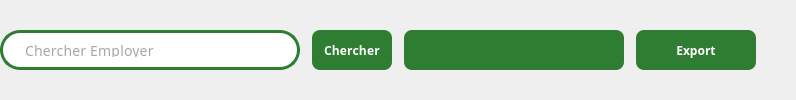
                   <widget class="QWidget" name="searchAndActionsWidget" native="true">
                    <layout class="QHBoxLayout" name="searchAndActionsLayout">
                     <property name="spacing">
                      <number>20</number>
                     </property>
                     <property name="leftMargin">
                      <number>0</number>
                     </property>
                     <property name="topMargin">
                      <number>0</number>
                     </property>
                     <property name="rightMargin">
                      <number>0</number>
                     </property>
                     <property name="bottomMargin">
                      <number>0</number>
                     </property>
                     <item>
                      <widget class="QWidget" name="actionButtonsWidget" native="true">
                       <layout class="QHBoxLayout" name="actionButtonsLayout">
                        <property name="spacing">
                         <number>12</number>
                        </property>
                        <property name="leftMargin">
                         <number>0</number>
                        </property>
                        <property name="topMargin">
                         <number>0</number>
                        </property>
                        <property name="rightMargin">
                         <number>0</number>
                        </property>
                        <property name="bottomMargin">
                         <number>0</number>
                        </property>
                        <item>
                         <widget class="QLineEdit" name="searchInput">
                          <property name="minimumSize">
                           <size>
                            <width>300</width>
                            <height>40</height>
                           </size>
                          </property>
                          <property name="maximumSize">
                           <size>
                            <width>500</width>
                            <height>40</height>
                           </size>
                          </property>
                          <property name="font">
                           <font>
                            <family>Poppins</family>
                            <pointsize>-1</pointsize>
                            <fontweight>Light</fontweight>
                           </font>
                          </property>
                          <property name="styleSheet">
                           <string notr="true">QLineEdit {
    background-color: #ffffff;
    border: 1px solid #e1e8ed;
    border: 3px solid #2E7D32;
    border-radius: 20px;
    padding: 10px 20px;
    font-size: 14px;
    color: #495057;
    font-weight: 300;
    font-family: 'Poppins', 'Segoe UI', Arial, sans-serif;
    letter-spacing: 0.2px;
}

QLineEdit:focus {
    border-color: #1da1f2;
    background-color: #fafbfc;
    outline: none;
}

QLineEdit:hover {
    border-color: #adb5bd;
}</string>
                          </property>
                          <property name="alignment">
                           <set>Qt::AlignmentFlag::AlignLeading|Qt::AlignmentFlag::AlignLeft|Qt::AlignmentFlag::AlignVCenter</set>
                          </property>
                          <property name="placeholderText">
                           <string>Chercher Employer</string>
                          </property>
                         </widget>
                        </item>
                        <item>
                         <widget class="QPushButton" name="searchBtn">
                          <property name="minimumSize">
                           <size>
                            <width>80</width>
                            <height>40</height>
                           </size>
                          </property>
                          <property name="maximumSize">
                           <size>
                            <width>80</width>
                            <height>40</height>
                           </size>
                          </property>
                          <property name="font">
                           <font>
                            <family>Poppins</family>
                            <pointsize>9</pointsize>
                            <fontweight>Medium</fontweight>
                           </font>
                          </property>
                          <property name="styleSheet">
                           <string notr="true">QPushButton {
    background-color: #2E7D32;   /* Primary green */
    color: white;
    border: none;
    border-radius: 8px;
    padding: 0px;
    font-weight: 500;
    font-family: 'Poppins', 'Segoe UI', Arial, sans-serif;
    letter-spacing: 0.2px;
}

QPushButton:hover {
    background-color: #27692B;   /* Hover green */
}

QPushButton:pressed {
    background-color: #1B5E20;   /* Pressed green */
}
</string>
                          </property>
                          <property name="text">
                           <string>Chercher</string>
                          </property>
                         </widget>
                        </item>
                        <item>
                         <widget class="QComboBox" name="employeeSortCombo">
                          <property name="minimumSize">
                           <size>
                            <width>220</width>
                            <height>40</height>
                           </size>
                          </property>
                          <property name="maximumSize">
                           <size>
                            <width>320</width>
                            <height>40</height>
                           </size>
                          </property>
                          <property name="font">
                           <font>
                            <family>Poppins</family>
                            <pointsize>9</pointsize>
                            <fontweight>Medium</fontweight>
                           </font>
                          </property>
                          <property name="styleSheet">
                           <string notr="true">QComboBox {
    background-color: #2E7D32;
    color: white;
    border: none;
    border-radius: 8px;
    padding: 8px 12px;
    font-weight: 500;
    font-family: 'Poppins', 'Segoe UI', Arial, sans-serif;
    min-height: 24px;
}
QComboBox:hover { background-color: #27692B; }
QComboBox::drop-down { border: none; width: 28px; }
QComboBox QAbstractItemView {
    background-color: #ffffff;
    color: #1f2937;
    selection-background-color: #E8F5E9;
}</string>
                          </property>
                         </widget>
                        </item>
                        <item>
                         <widget class="QToolButton" name="exportBtn">
                          <property name="minimumSize">
                           <size>
                            <width>120</width>
                            <height>40</height>
                           </size>
                          </property>
                          <property name="maximumSize">
                           <size>
                            <width>160</width>
                            <height>40</height>
                           </size>
                          </property>
                          <property name="font">
                           <font>
                            <family>Poppins</family>
                            <pointsize>9</pointsize>
                            <fontweight>Medium</fontweight>
                           </font>
                          </property>
                          <property name="toolTip">
                           <string>Exporter la liste (filtre actuel)</string>
                          </property>
                          <property name="styleSheet">
                           <string notr="true">QToolButton {
    background-color: #2E7D32;
    color: white;
    border: none;
    border-radius: 8px;
    padding: 0px 10px;
    font-weight: 500;
    font-family: 'Poppins', 'Segoe UI', Arial, sans-serif;
}
QToolButton:hover { background-color: #27692B; }
QToolButton::menu-indicator { image: none; subcontrol-origin: padding; subcontrol-position: right center; width: 12px; }
</string>
                          </property>
                          <property name="text">
                           <string>Export</string>
                          </property>
                          <property name="popupMode">
                           <enum>QToolButton::ToolButtonPopupMode::InstantPopup</enum>
                          </property>
                         </widget>
                        </item>
                       </layout>
                      </widget>
                     </item>
                     <item>
                      <spacer name="horizontalSpacer_2">
                       <property name="orientation">
                        <enum>Qt::Orientation::Horizontal</enum>
                       </property>
                       <property name="sizeHint" stdset="0">
                        <size>
                         <width>40</width>
                         <height>20</height>
                        </size>
                       </property>
                      </spacer>
                     </item>
                    </layout>
                   </widget>
